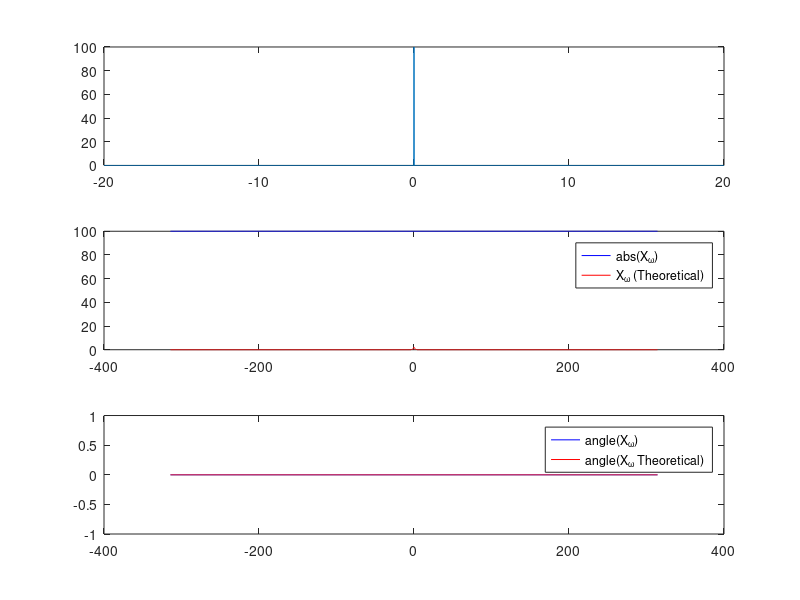

Reproduce this figure in MATLAB.
clc
close all
clear all

step_t = 0.01;
t = -20:step_t:20;

% Preallocate arrays
length_t = length(t);
x_t = zeros(1, length_t);

step_omega = 0.01 * pi;
omegax = -(1 / step_t) * pi:step_omega:(1 / step_t) * pi;

% Preallocate arrays
length_omega = length(omegax);
expo_omega = exp(-1j * omegax.' * t);

% Generate x_t
x_t(t == 0) = 1 / step_t;

subplot(3, 1, 1), plot(t, x_t)
pause(2)

% Compute X_omega
X_omega = expo_omega * x_t.';
X_omega_angle = atan(imag(X_omega) ./ real(X_omega));

% Calculate X_omega_theo
X_omega_theo = 2 ./ (1 + omegax.^2);
X_omega_angle_theo = zeros(size(omegax));

subplot(3, 1, 2)
plot(omegax, abs(X_omega), 'b')
hold on
plot(omegax, X_omega_theo, 'r')
hold off
legend('abs(X_{\omega})', 'X_{\omega} (Theoretical)')

subplot(3, 1, 3)
plot(omegax, X_omega_angle, 'b')
hold on
plot(omegax, X_omega_angle_theo, 'r')
hold off
legend('angle(X_{\omega})', 'angle(X_{\omega} Theoretical)')
